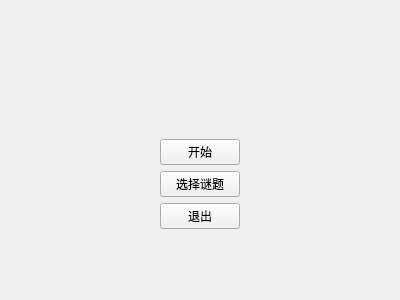
<?xml version="1.0" encoding="UTF-8"?>
<ui version="4.0">
 <class>menu</class>
 <widget class="QWidget" name="menu">
  <property name="geometry">
   <rect>
    <x>0</x>
    <y>0</y>
    <width>400</width>
    <height>300</height>
   </rect>
  </property>
  <property name="windowTitle">
   <string>Form</string>
  </property>
  <layout class="QGridLayout" name="gridLayout">
   <item row="0" column="1">
    <spacer name="verticalSpacer">
     <property name="orientation">
      <enum>Qt::Vertical</enum>
     </property>
     <property name="sizeHint" stdset="0">
      <size>
       <width>20</width>
       <height>128</height>
      </size>
     </property>
    </spacer>
   </item>
   <item row="1" column="0">
    <spacer name="horizontalSpacer">
     <property name="orientation">
      <enum>Qt::Horizontal</enum>
     </property>
     <property name="sizeHint" stdset="0">
      <size>
       <width>128</width>
       <height>20</height>
      </size>
     </property>
    </spacer>
   </item>
   <item row="1" column="1">
    <layout class="QVBoxLayout" name="verticalLayout">
     <item>
      <widget class="QPushButton" name="begin">
       <property name="text">
        <string>开始</string>
       </property>
      </widget>
     </item>
     <item>
      <widget class="QPushButton" name="choose">
       <property name="text">
        <string>选择谜题</string>
       </property>
      </widget>
     </item>
     <item>
      <widget class="QPushButton" name="quit">
       <property name="text">
        <string>退出</string>
       </property>
      </widget>
     </item>
    </layout>
   </item>
   <item row="1" column="2">
    <spacer name="horizontalSpacer_2">
     <property name="orientation">
      <enum>Qt::Horizontal</enum>
     </property>
     <property name="sizeHint" stdset="0">
      <size>
       <width>128</width>
       <height>20</height>
      </size>
     </property>
    </spacer>
   </item>
   <item row="2" column="1">
    <spacer name="verticalSpacer_2">
     <property name="orientation">
      <enum>Qt::Vertical</enum>
     </property>
     <property name="sizeHint" stdset="0">
      <size>
       <width>20</width>
       <height>22</height>
      </size>
     </property>
    </spacer>
   </item>
  </layout>
 </widget>
 <resources/>
 <connections/>
</ui>
